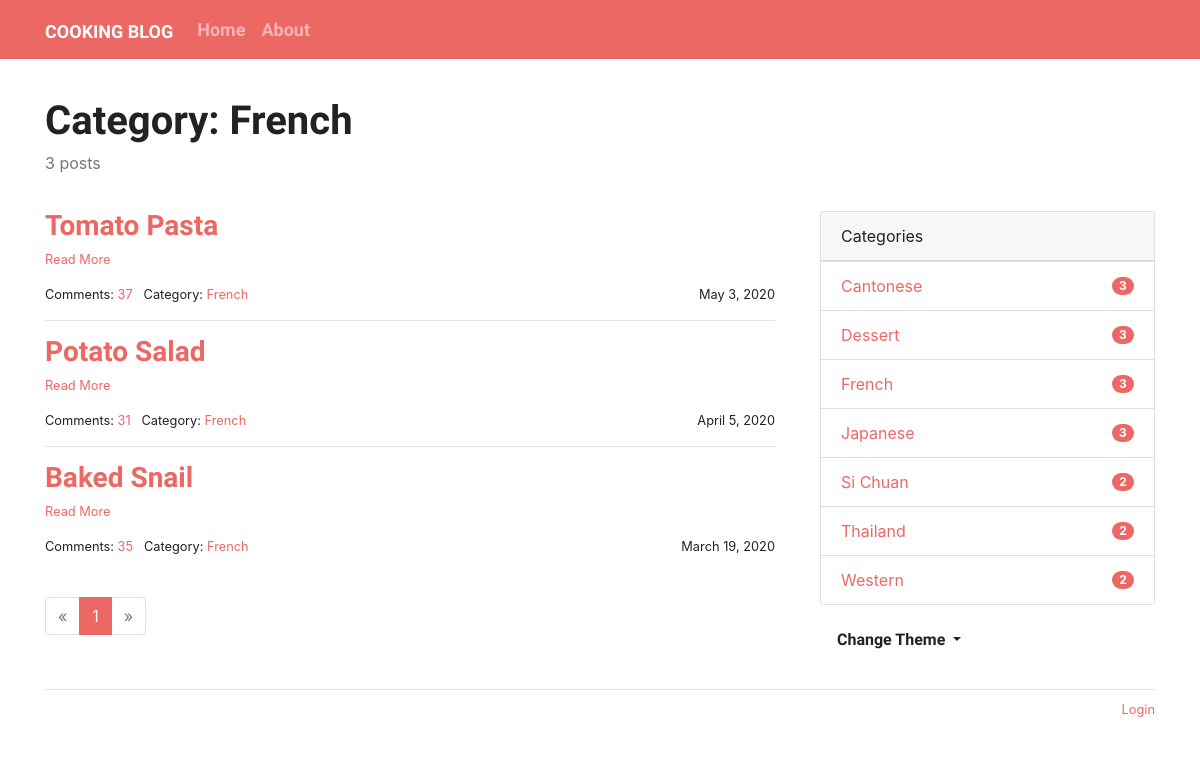
/category/3, run on an earlier commit of the app's database.
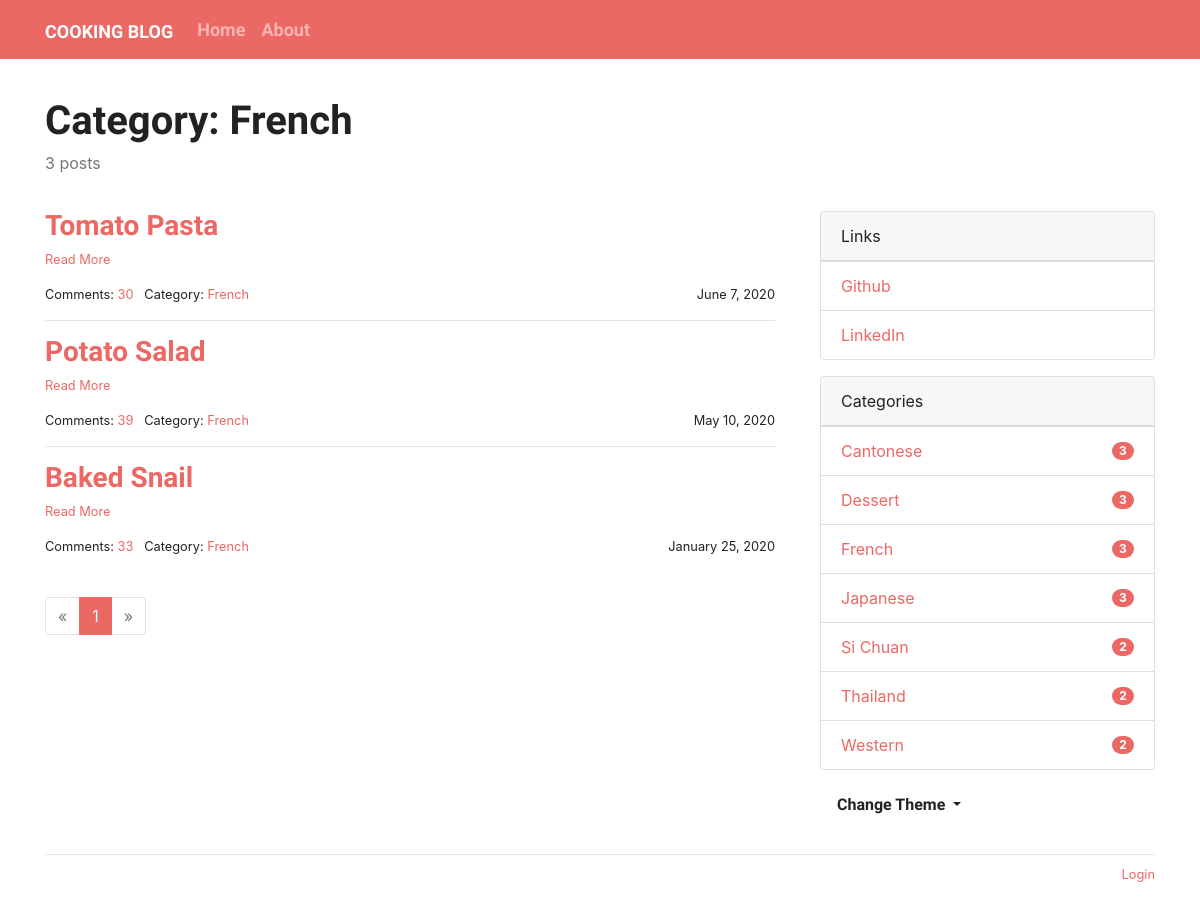
And on a later commit of the database.
### cooking/models.py (models this page shows, shortened)
class Admin(db.Model, UserMixin):
    id = db.Column(db.Integer, primary_key=True)
    username = db.Column(db.String(20))
    password_hash = db.Column(db.String(128))
    blog_title = db.Column(db.String(60))
    blog_sub_title = db.Column(db.String(100))
    name = db.Column(db.String(30))
    about = db.Column(db.Text)

class Category(db.Model):
    id = db.Column(db.Integer, primary_key=True)
    label = db.Column(db.String(30), unique=True)
    posts = db.relationship('Post', back_populates='category')

class Post(db.Model):
    id = db.Column(db.Integer, primary_key=True)
    title = db.Column(db.String(60))
    content = db.Column(db.Text)
    timestamp = db.Column(db.DateTime, default=datetime.utcnow, index=True)
    category_id = db.Column(db.Integer, db.ForeignKey('category.id'))
    category = db.relationship('Category', back_populates='posts')
    comments = db.relationship('Comment', back_populates='post', cascade='all, delete-orphan')

class Link(db.Model):
    id = db.Column(db.Integer, primary_key=True)
    name = db.Column(db.String(30))
    url = db.Column(db.String(255))

### cooking/blueprints/cook.py (the view)
@cook_bp.route('/category/<int:category_id>')
def show_category(category_id):
    category = Category.query.get_or_404(category_id)
    page = request.args.get('page', 1, type=int)
    per_page = current_app.config['COOKLOG_POST_PER_PAGE']
    pagination = Post.query.with_parent(category).order_by(Post.timestamp.desc()).paginate(page, per_page)
    posts = pagination.items
    return render_template('cook/category.html', category=category, pagination=pagination, posts=posts)

### cooking/__init__.py (called while the page is built)
def register_template_context(app):
    @app.context_processor
    def make_template_context():
        admin = Admin.query.first()
        categories = Category.query.order_by(Category.label).all()
        links = Link.query.order_by(Link.name).all()
        if current_user.is_authenticated:
            unread_comments = Comment.query.filter_by(reviewed=False).count()
        else:
            unread_comments = None
        return dict(
            admin=admin, categories=categories,
            links=links, unread_comments=unread_comments)

def register_request_handlers(app):
    @app.after_request
    def query_profiler(response):
        for q in get_debug_queries():
            if q.duration >= app.config['COOKING_SLOW_QUERY_THRESHOLD']:
                app.logger.warning(
                    'Slow query: Duration: %fs\n Context: %s\nQuery: %s\n '
                    % (q.duration, q.context, q.statement)
                )
        return response

### cooking/templates/cook/category.html (shortened to what this page needs)
{% extends 'base.html' %}
{% from 'bootstrap/pagination.html' import render_pagination %}
{% block content %}
    <div class="page-header">
        <h1>Category: {{ category.label }}</h1>
        <p class="text-muted">{{ category.posts|length }} posts</p>
    </div>
    <div class="row">
        <div class="col-sm-8">
            {% include "cook/_posts.html" %}
            <div class="page-footer">{{ render_pagination(pagination) }}</div>
        </div>
        <div class="col-sm-4 sidebar">
            {% include "cook/_sidebar.html" %}
        </div>
    </div>
{% endblock %}

### cooking/templates/base.html (shortened to what this page needs)
{% from 'bootstrap/nav.html' import render_nav_item %}
<html lang="en">
<head>
    {% block head %}
        <link rel="stylesheet"
              href="{{ url_for('static', filename='css/%s.min.css' % request.cookies.get('theme', 'perfect_blue')) }}"
              type="text/css">
        <link rel="stylesheet" href="{{ url_for('static', filename='css/style.css') }}" type="text/css">
    {% endblock head %}
</head>
<body>
    {% block nav%}
    <nav class="navbar navbar-expand-lg navbar-dark bg-primary">
        <div class="container">
            <a class="navbar-brand" href="{{ url_for('cook.index') }}">{{ admin.blog_title }}</a>
            <div class="collapse navbar-collapse" id="navbarColor01">
                <ul class="navbar-nav mr-auto">
                    {{ render_nav_item('cook.index', 'Home') }}
                    {{ render_nav_item('cook.about', 'About') }}
                </ul>
            </div>
        </div>
    </nav>
    {% endblock nav%}
    <main class="container">
    {% block content %}{% endblock content %}
    {% block footer %}
        <footer>
            <p class="float-right">
                <small>
                    {% if current_user.is_authenticated %}
                        <a href="{{ url_for('auth.logout', next=request.full_path) }}">Logout</a>
                    {% else %}
                        <a href="{{ url_for('auth.login', next=request.full_path) }}">Login</a>
                    {% endif %}
                </small>
            </p>
        </footer>
    {% endblock footer %}
    </main>
</body>
</html>

### cooking/templates/cook/_posts.html (shortened to what this page needs)
{% if posts %}
    {% for post in posts %}
        <h3 class="text-primary"><a href="{{ url_for('.show_post', post_id=post.id) }}">{{ post.title }}</a></h3>
        <p>
            <small><a href="{{ url_for('.show_post', post_id=post.id) }}">Read More</a></small>
        </p>
        <small>
            Comments: <a href="{{ url_for('.show_post', post_id=post.id) }}#comments">{{ post.comments|length }}</a>&nbsp;&nbsp;
            Category: <a
                href="{{ url_for('.show_category', category_id=post.category.id) }}">{{ post.category.label }}</a>
            <span class="float-right">{{ moment(post.timestamp).format('LL') }}</span>
        </small>
        {% if not loop.last %}
            <hr>
        {% endif %}
    {% endfor %}
{% endif %}

### cooking/templates/cook/_sidebar.html (shortened to what this page needs)
{% if links %}
    <div class="card mb-3">
        <div class="card-header">Links</div>
        <ul class="list-group list-group-flush">
            {% for link in links %}
                <li class="list-group-item  list-group-item-action d-flex justify-content-between align-items-center">
                    <a href="{{ link.url }}" target="_blank">{{ link.name }}</a>
                </li>
            {% endfor %}
        </ul>
    </div>
{% endif %}
{% if categories %}
    <div class="card mb-3">
        <div class="card-header">Categories</div>
        <ul class="list-group list-group-flush">
            {% for category in categories %}
                <li class="list-group-item  list-group-item-action d-flex justify-content-between align-items-center">
                    <a href="{{ url_for('cook.show_category', category_id=category.id) }}">
                        {{ category.label }}
                    </a>
                    <span class="badge badge-primary badge-pill"> {{ category.posts|length }}</span>
                </li>
            {% endfor %}
        </ul>
    </div>
{% endif %}
<div class="dropdown">
    <button class="btn btn-default dropdown-toggle" type="button" id="dropdownMenuButton"
            data-toggle="dropdown" aria-haspopup="true" aria-expanded="false">
        Change Theme
    </button>
</div>

### cooking/static/css/style.css (style rules this page uses)
nav { margin-bottom: 20px; }
.page-header { padding-top: 20px; padding-bottom: 20px; }
.sidebar { padding-left: 30px; }
footer { margin-top: 30px; padding: 10px 0 40px; color: #999; border-top: 1px solid #e5e5e5; }
.page-footer { padding-top: 40px; }

What changed in the data, as far as the page shows it:
changed Post "Tomato Pasta": comments|length "37" → "30"; timestamp "May 3, 2020" → "June 7, 2020"
changed Post "Potato Salad": comments|length "31" → "39"; timestamp "April 5, 2020" → "May 10, 2020"
changed Post "Baked Snail": comments|length "35" → "33"; timestamp "March 19, 2020" → "January 25, 2020"
added Link: name "Github"
added Link: name "LinkedIn"
Also different on the page:
text now shown: "Links"
